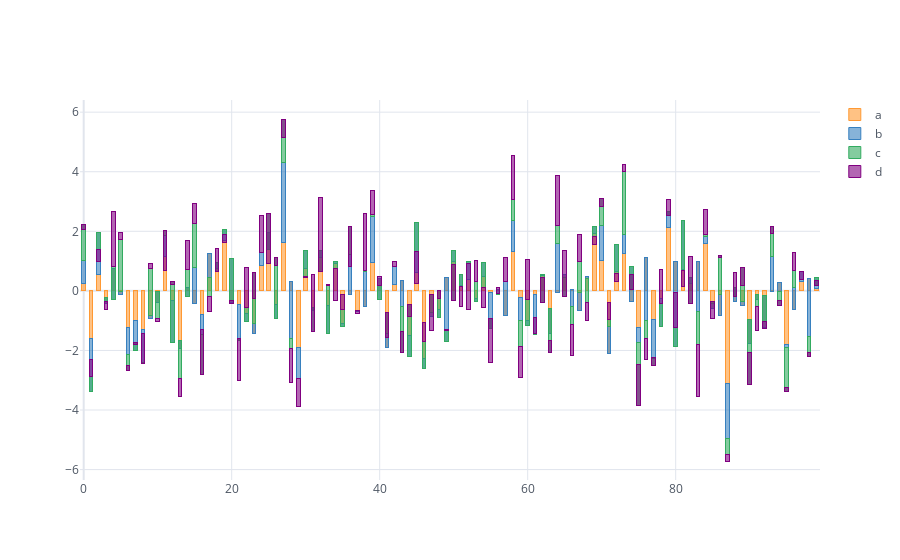

The code cell stored with this chart in its notebook:
### Code cell
cf.set_config_file(theme='white')
df.iplot(kind="bar",barmode='stack',bargap=0.5)
